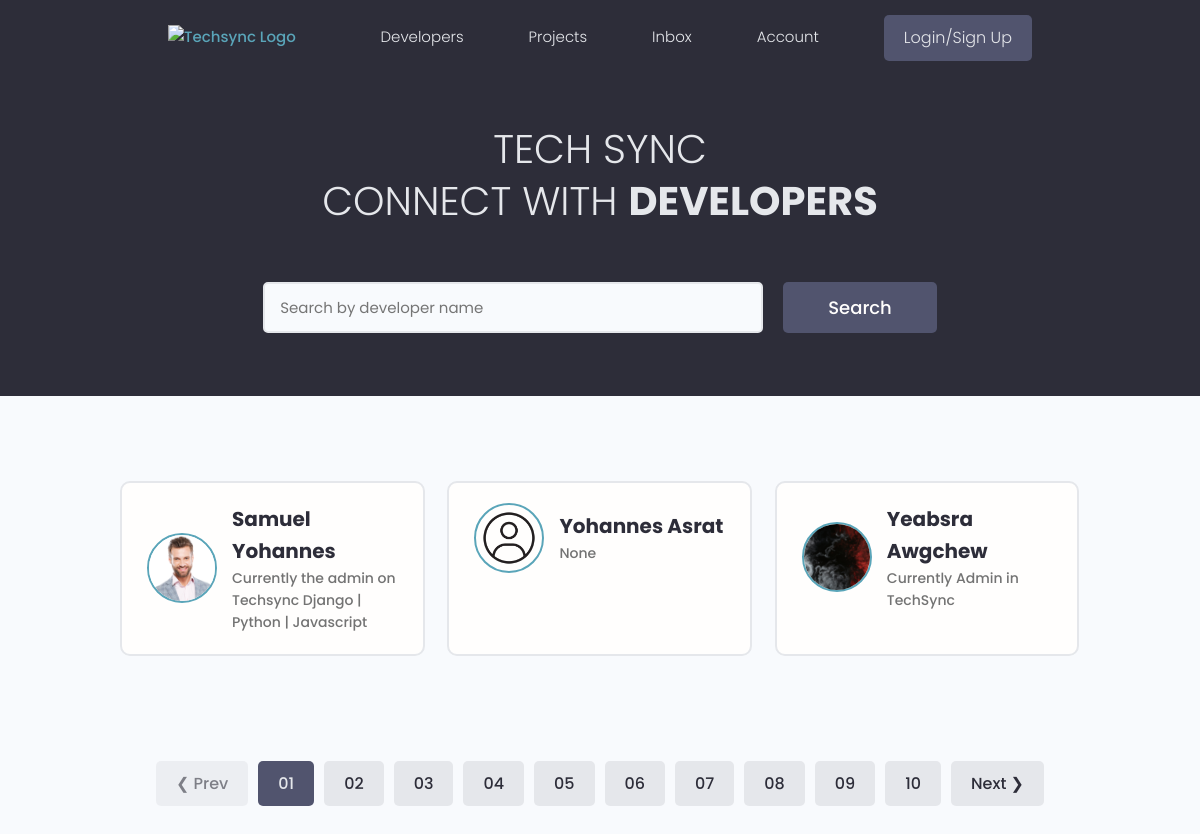
Before: / with the older database file.
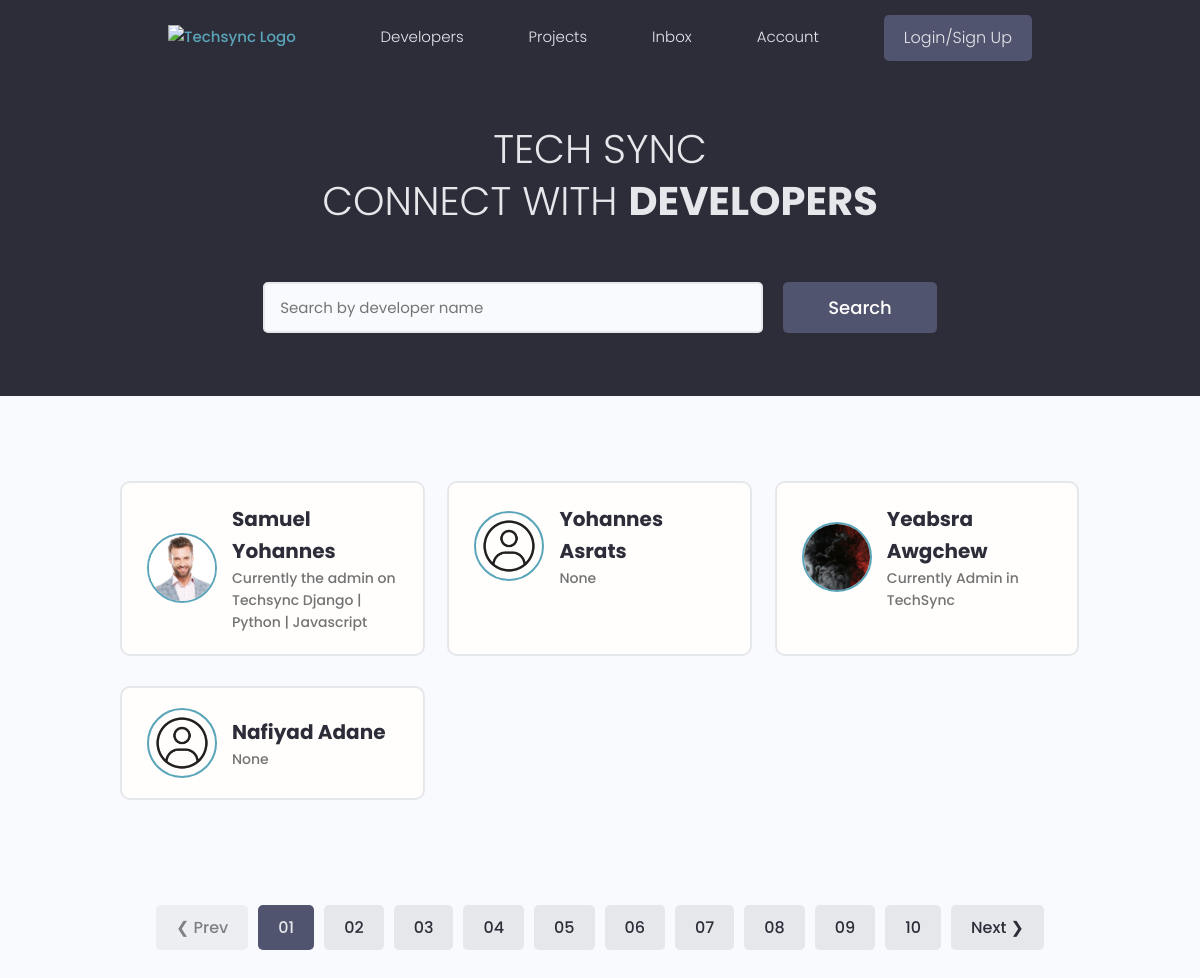
After: the same page with the newer database file.
### users/models.py (models this page shows, shortened)
class Profile(models.Model):
    id = models.UUIDField(default=uuid.uuid4, primary_key=True, unique=True, editable=False, )
    user = models.OneToOneField(User, on_delete=models.CASCADE,null=True,blank=True)
    name = models.CharField(max_length=200, blank=True,null=True)
    username = models.CharField(max_length=200, blank=True,null=True,unique=True)
    headline = models.CharField(max_length=200, blank=True,null=True)
    about = models.TextField(blank=True, null=True)
    location = models.CharField(max_length=200, blank=True,null=True)
    profile_image = models.ImageField(null=True, blank=True,upload_to='profiles', default='default_profile.png')
    github_link = models.CharField(max_length=200, blank=True,null=True)
    twitter_link = models.CharField(max_length=200, blank=True,null=True)
    linkedin_link = models.CharField(max_length=200, blank=True,null=True)
    personal_link = models.CharField(max_length=200, blank=True,null=True)
    created_at = models.DateTimeField(auto_now_add=True)

### users/views.py (the view)
# urls.py: path('', views.Profiles, name='profiles'),
def Profiles(request):
    profiles = Profile.objects.all()
    context = {
        'profiles': profiles
    }
    return render(request, 'users/profiles.html',context)

### templates/users/profiles.html (shortened to what this page needs)
{% extends "main/main.html" %}
{% block content %}
  <main class="home">
    <section class="hero-section text-center">
      <div class="container container--narrow">
        <div class="hero-section__box">
            <h2>TECH SYNC</h2>
          <h2>CONNECT WITH <span>DEVELOPERS</span></h2>
        </div>
        <div class="hero-section__search">
          <form class="form" action="#" method="get">
            <div class="form__field">
              <input class="input input--text" id="formInput#search" type="text" name="text"
                placeholder="Search by developer name" />
            </div>
            <input class="btn btn--sub btn--lg" type="submit" value="Search" />
          </form>
        </div>
      </div>
    </section>
    <section class="devlist">
      <div class="container">
        <div class="grid grid--three">
        {% for profile in profiles %}
                  <div class="column card">
            <div class="dev">
              <a href="{% url 'user-profile' profile.pk %}" class="card__body">
                <div class="dev__profile">
                  <img class="avatar avatar--md" src="{{ profile.profile_image.url}}" alt="image" />
                  <div class="dev__meta">
                    <h3>{{profile.name}}</h3>
                    <h5>{{profile.headline}}</h5>
                  </div>
                </div>
              </a>
            </div>
          </div>
        {% endfor %}
        </div>
      </div>
    </section>
    <div class="pagination">
      <ul class="container">
        <li><a href="#" class="btn btn--disabled">&#10094; Prev</a></li>
        <li><a href="#" class="btn btn--sub">01</a></li>
        <li><a href="#" class="btn">02</a></li>
        <li><a href="#" class="btn">03</a></li>
        <li><a href="#" class="btn">04</a></li>
        <li><a href="#" class="btn">05</a></li>
        <li><a href="#" class="btn">06</a></li>
        <li><a href="#" class="btn">07</a></li>
        <li><a href="#" class="btn">08</a></li>
        <li><a href="#" class="btn">09</a></li>
        <li><a href="#" class="btn">10</a></li>
        <li><a href="#" class="btn">Next &#10095;</a></li>
      </ul>
    </div>
  </main>
{% endblock content %}

### templates/main/main.html (shortened to what this page needs)
{% load static %}
<!DOCTYPE html>
<html lang="en">
<head>
  <link rel="stylesheet" href="https://cdnjs.cloudflare.com/ajax/libs/selectize.js/0.13.3/css/selectize.min.css">
    <link rel="stylesheet" href="https://cdnjs.cloudflare.com/ajax/libs/font-awesome/5.15.4/css/all.min.css" />
    <link rel="stylesheet" href="https://cdn.iconmonstr.com/1.3.0/css/iconmonstr-iconic-font.min.css" />
    <link rel="stylesheet" href="{% static 'uikit/styles/uikit.css' %}" />
    <link rel="stylesheet" href="{% static 'styles/app.css' %}" />
</head>
<body>
    {% include "main/navbar.html" %}
    {% block content %}
    {% endblock content %}
</body>
</html>

### templates/main/navbar.html (shortened to what this page needs)
{% load static %}
  <header class="header">
    <div class="container container--narrow">
      <a href="{% url 'projects'%}" class="header__logo">
        <img src="" alt="Techsync Logo" />
      </a>
      <nav class="header__nav">
        <ul class="header__menu">
          <li class="header__menuItem"><a href="{% url 'profiles' %}">Developers</a></li>
          <li class="header__menuItem"><a  href="{% url 'projects' %}">Projects</a></li>
          <li class="header__menuItem"><a  href="">Inbox</a></li>
          <li class="header__menuItem"><a  href="{% url 'user-account'%}">Account</a></li>
          {% if request.user.is_authenticated %}
            <li class="header__menuItem"><a href="{% url 'logout' %}"  class="btn btn--sub">Logout</a></li>
          {% else %}
            <li class="header__menuItem"><a href="{% url 'login' %}" class="btn btn--sub">Login/Sign Up</a></li>
          {% endif %}
        </ul>
      </nav>
    </div>
  </header>

### static/styles/app.css (style rules this page uses)
:root { --color-sub: #2d2d39; }
.btn--sub { background-color: var(--color-sub-light); }
.card { border: 2px solid var(--color-light); }
img { width: 100%; }
.header { position: sticky; z-index: 111; background-color: var(--color-sub); padding: 1.5rem 0; }
.header > .container { display: flex; justify-content: space-between; align-items: center; }
.header__logo > img { height: 3.8rem; }
.header__nav > ul { display: inline-flex; align-items: center; list-style: none; gap: 6.5rem; }
.header__menuItem > a { color: var(--color-light); font-weight: 300; }
.hero-section { height: 40vh; display: flex; align-items: center; background-color: var(--color-sub); }
.hero-section__box { margin-bottom: 4rem; }
.hero-section__box > h2, .hero-section__box > h2 > span { font-size: 4rem; color: var(--color-light); line-height: 1.3; text-transform: uppercase; }
.hero-section__box > h2 { font-weight: 300; }
.hero-section__box > h2 > span { font-weight: 700; }
.hero-section__search > .form { display: flex; align-items: center; justify-content: center; gap: 2rem; }
.hero-section__search > .form input.input--text { width: 50rem; }
.devlist { margin-top: 8rem; }
.devlist .grid { align-items: stretch; }
.devlist .dev .dev__profile { display: flex; align-items: center; gap: 1.5rem; }
.devlist .dev .dev__meta h3 { color: var(--color-sub); font-size: 2rem; font-weight: 700; }
.devlist .dev .dev__meta h5 { color: var(--color-text); font-size: 1.4rem; font-weight: 500; }
.pagination { margin-top: 8rem; margin-bottom: 10rem; }
.pagination > ul { flex-wrap: wrap; list-style: none; display: flex; align-items: center; justify-content: center; gap: 1rem; }
.pagination .btn { color: var(--color-sub); }
.pagination .btn.btn--sub { color: var(--color-light); }

### static/uikit/styles/modules/_variables.css (style rules this page uses)
:root { --color-main: #5aa5b9; --color-main-light: #e6faff; --color-sub: #3f4156; --color-sub-light: #51546e; --color-sub-lighter: #ededfd; --color-text: #737373; --color-gray: #8b8b8b; --color-light: #e5e7eb; --color-light-gray: #767676; --color-bg: #f8fafd; --color-white: #fffefd; --color-white-light: #f3f3f3; --color-success: #359e64; --color-success-bg: #def8e8; --color-error: #fc4b0b; --color-error-bg: #fff2ee; --font-base: 'Poppins', arial, helvetica, 'Segoe UI', roboto, ubuntu, sans-serif; --font-monospace: 'Fira Code', 'Courier New', courier, monospace; --font-regular: 300; --font-medium: 500; --font-bold: 700; --generic-shadow: 1px 1px 5px #00000010; --generic-transition: all 0.3s ease-in-out; }

### static/uikit/styles/modules/_base.css (style rules this page uses)
* { margin: 0; padding: 0; box-sizing: border-box; text-rendering: optimizeLegibility; color: inherit; font-size: inherit; }
html { font-size: 50%; }
@media only screen and (min-width: 480px) { html { font-size: 56.25%; } }
@media only screen and (min-width: 1200px) { html { font-size: 62.5%; } }
body { line-height: 1.6; font-weight: 400; font-size: 1.5rem; color: var(--color-text); background-color: var(--color-bg); min-height: 100vh; }

### static/uikit/styles/modules/_typography.css (style rules this page uses)
* { font-family: var(--font-base); }
h2 { font-size: 3.6rem; font-weight: var(--font-bold); }
h3 { font-size: 3.2rem; font-weight: var(--font-medium); }
h5 { font-size: 2.4rem; font-weight: var(--font-medium); }
h5, h6 { font-weight: var(--font-regular); }
p, span, strong { font-size: 1.6rem; color: var(--color-text); font-weight: var(--font-regular); }
a { padding-bottom: 2px; text-decoration: none; display: inline-block; color: var(--color-main); font-weight: var(--font-medium); }

### static/uikit/styles/modules/_utilities.css (style rules this page uses)
.container { width: 92%; max-width: 165rem; margin: 0 auto; box-sizing: border-box; }
.container--narrow { width: 92%; max-width: 120rem; }
@media screen and (min-width: 1000px) { .container { width: 90%; } }
@media screen and (min-width: 1000px) { .container--narrow { width: 85%; } }
@media screen and (min-width: 1200px) { .container { width: 80%; } }
@media screen and (min-width: 1200px) { .container--narrow { width: 72%; } }
.text-center { text-align: center; }

### static/uikit/styles/modules/_avatar.css (style rules this page uses)
.avatar { border-radius: 50%; border: 2px solid var(--color-main); object-fit: cover; }
.avatar--md { height: 7rem; width: 7rem; }

### static/uikit/styles/modules/_card.css (style rules this page uses)
.card { border-radius: 1rem; background-color: var(--color-white); border: 1.5px solid var(--color-light); width: auto; height: auto; margin-top: 0.5rem; margin-bottom: 0.5rem; overflow: hidden; }
.card__body, .card__header { padding: 2rem 2.5rem; }

Changed rows visible on the page:
changed Profile: name "Yohannes Asrat" → "Yohannes Asrats"
added Profile: profile_image (placeholder picture), name "Nafiyad Adane", headline "None"
